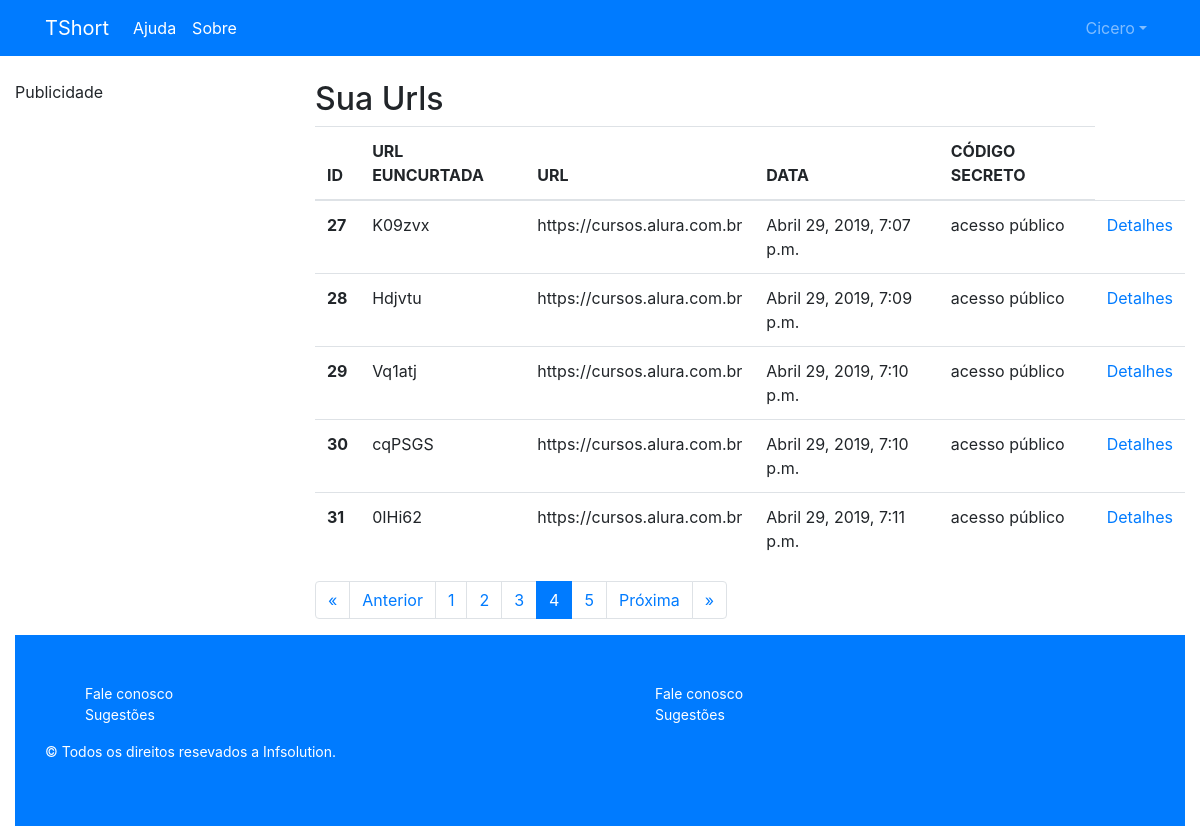
Page /report/?page=4 (signed in) on the committed database.
### app/models.py (models this page shows, shortened)
class Perfil(models.Model):
	name = models.CharField(max_length=255, default='')
	user = models.OneToOneField(User, related_name='user', on_delete=models.CASCADE)
	email_validated = models.BooleanField(default=False)
	created_at = models.DateField(auto_now_add=True)
	contatos = models.ManyToManyField('Perfil')

class Shortened(models.Model):
	perfil = models.ForeignKey(Perfil, related_name='shorteneds', on_delete=models.CASCADE, null=True)
	url = models.CharField(max_length=1024)
	url_shortened = models.CharField(max_length=256, null=True, unique=True)
	created_at = models.DateTimeField(auto_now_add=True)
	expiring_date = models.DateTimeField(auto_now_add=False, null=True)
	code = models.CharField(max_length=12, null=True, unique=True)
	private_code = models.CharField(max_length=12, null=True)
	preview = models.BooleanField(default=False)
	preview_message = models.TextField(null=True)

### app/views.py (the view)
# urls.py: path('report/', views.shotened_report, name='report'),
@login_required
def shotened_report(request):
	ITEMS_PER_PAGE = 5
	perfil_logado = get_perfil_logado(request)
	shorteneds = Shortened.objects.filter(perfil=perfil_logado)
	paginator = Paginator(shorteneds, ITEMS_PER_PAGE)
	page = request.GET.get('page',1)
	try:
		short_page = paginator.get_page(page)
	except InvalidPage:
		short_page = paginator.get_page(1)
	return render(request, 'app/report.html',{"shorteneds":short_page,"perfil_logado":perfil_logado})

### app/views.py (called while the page is built)
def get_perfil_logado(request):
	try:
		perfil = Perfil.objects.get(user=request.user)
	except Exception as e:
		return None
	return perfil

### app/templates/app/report.html
{% extends 'app/base.html' %}
{% load i18n %}
{% block body %}
<h2>{% trans "Sua Urls" %}</h2>
<table class="table table-hover table-responsive">
	<thead>
		<tr>
			<th scope="col">{% trans "ID"%}</th>
			<th scope="col">{% trans "URL EUNCURTADA"%}</th>
			<th scope="col">{% trans "URL"%}</th>
			<th scope="col">{% trans "DATA"%}</th>
			<th scope="col">{% trans "CÓDIGO SECRETO"%}</th>
		</tr>
	</thead>
	<tbody>
		{% if shorteneds %}
			{% for shortened in  shorteneds%}
			<tr>
			<th scope="row">{{shortened.id}}</th>
			<td>{{ shortened.url_shortened }}</td>
			<td>{{shortened.url}}</td>
			<td>{{shortened.created_at}}</td>
			{% if shortened.private_code == None %}
			<td>{% trans "acesso público" %}</td>
			{% else %}
			<td>{{shortened.private_code}}</td>
			{% endif %}
			<td><a href="{% url 'detail' shortened.id %}">Detalhes</a></td>
			</tr>
			{% endfor %}
		{% endif %}
</tbody>
</table>
<nav aria-label="...">
	<ul class="pagination">
	  {% if shorteneds.has_previous %}
	   <li class="page-item">
		<a class="page-link" href="?page=1" tabindex="-1">&laquo;</a>
	  </li>
	  <li class="page-item">
		<a class="page-link" href="?page={{ shorteneds.previous_page_number }}" tabindex="-1">Anterior</a>
	  </li>
	  {% endif %}
	  {% for page in  shorteneds.paginator.page_range %}
	  <li class="page-item active">
		{% if shorteneds.number == page %}
		<span class="page-link">{{shorteneds.number}}<span class="sr-only">(current)</span></span>
		{% else %}
		<li class="page-item">
		<a class="page-link" href="?page={{ page }}">{{ page }}</a>
		{% endif %}
	  </li>
	  {% endfor %}
		{% if shorteneds.has_next %}
	  <li class="page-item">
		<a class="page-link" href="?page={{ shorteneds.next_page_number }}">Próxima</a>
	  </li>
	  <li class="page-item">
		<a class="page-link" href="?page={{ shorteneds.paginator.num_pages }}"> &raquo;</a>
	  </li>
	  {% endif %}
	</ul>
</nav>
{% endblock %}

### app/templates/app/base.html (shortened to what this page needs)
<!DOCTYPE html>
<html>
{% load i18n %}
{% load static %}
<head>
	<link rel="stylesheet" href="{% static 'bootstrap/css/bootstrap.min.css' %}">
  <link rel="stylesheet" href="{% static 'fontawesome/css/fontawesome-all.min.css' %}">
</head>
<body style="margin-top: 5em;">
<div class="container-fluid">
	<header>
		<nav class="navbar navbar-expand-lg navbar-dark bg-primary fixed-top">
			<div class="container">
				<a class="navbar-brand" href="{% url 'index' %}">TShort</a>
				<div class="collapse navbar-collapse" id="navbarTogglerDemo01">
					<ul class="navbar-nav mr-auto mt-2 mt-lg-0">
						<li class="nav-item active">
							<a class="nav-link" href="{% url 'help' %}">Ajuda</a>
						</li>
						<li class="nav-item active">
							<a class="nav-link" href="{% url 'about' %}">Sobre</a>
						</li>
					</ul>
					<ul class="navbar-nav ml-auto mt-2 mt-lg-0">
						{% if perfil_logado.name %}
						<li class="nav-item dropdown">
							<a class="nav-link dropdown-toggle" data-toggle="dropdown" href="#" role="button" aria-haspopup="true" aria-expanded="false">{{ perfil_logado.name }}</a>
						</li>
						{% else %}
							<li class="nav-item active">
								<a class="nav-link" href="{% url 'login' %}">Login</a>
							</li>
						{% endif %}
					</ul>
				</div>
			</div>
		</nav>
	</header>
	<section class="row" >
	<nav class="col-md-3">
				Publicidade
		</nav>
	<article class="col-md-9">
		{% block body %}
		{% endblock %}
	</article>
	</section>
	<div class="row">
		<footer class="col-md-12">
			<div class="footer-main bg-primary py-5 small">
			 	<div class="container">
			 		<div class="row">
			 		<div class="col-md-6">
			 			<ul style="list-style: none">
			 				<li><a href="" class="text-white">{% trans "Fale conosco" %}</a></li>
			 				<li><a href="" class="text-white">{% trans "Sugestões" %}</a></li>
			 			</ul>
			 			<p class="text-white"> &copy; {% trans "Todos os direitos resevados a Infsolution." %}</p>
			 		</div>
			 		<div class="col-md-6">
			 			<ul style="list-style: none">
			 				<li><a href="" class="text-white">{% trans "Fale conosco" %}</a></li>
			 				<li><a href="" class="text-white">{% trans "Sugestões" %}</a></li>
			 			</ul>
			 		</div>
			 	</div>
				</div>
			</div>
		</footer>
	</div>
</div>
</body>
</html>
        {% get_current_language as LANGUAGE_CODE %}
        {% get_available_languages as LANGUAGES %}
        {% get_language_info_list for LANGUAGES as languages %}

### rows in the picture
Perfil: name "Cicero"
Shortened: id "27", url_shortened "K09zvx", url "https://cursos.alura.com.br", created_at "Abril 29, 2019, 7:07 p.m."
Shortened: id "28", url_shortened "Hdjvtu", url "https://cursos.alura.com.br", created_at "Abril 29, 2019, 7:09 p.m."
Shortened: id "29", url_shortened "Vq1atj", url "https://cursos.alura.com.br", created_at "Abril 29, 2019, 7:10 p.m."
Shortened: id "30", url_shortened "cqPSGS", url "https://cursos.alura.com.br", created_at "Abril 29, 2019, 7:10 p.m."
Shortened: id "31", url_shortened "0IHi62", url "https://cursos.alura.com.br", created_at "Abril 29, 2019, 7:11 p.m."

### other values in the picture
{{ page }} "1" "2" "3" "5"
{{ shorteneds.number }} "4"
